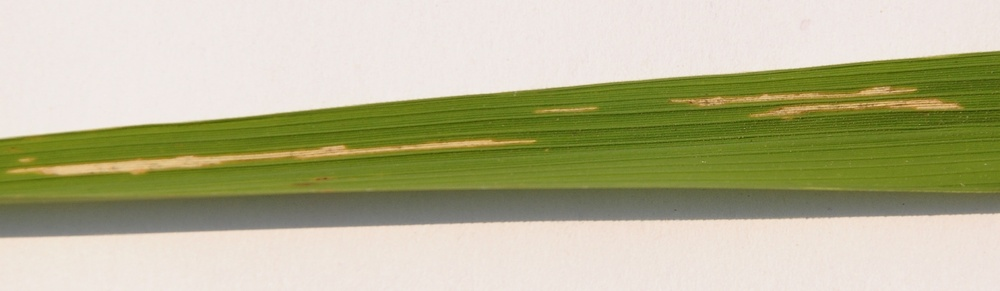
#> input picture Rice-Leaf-Disease-Identification/dataset_original/Bacterial Leaf Blast/DSC_0389.JPG, 1000 x 291 px, shrunk from 3081 x 897 before the run
$ python -i split_dataset.py   (imports and definitions only)
#> lines starting #> are read from the running program, lines starting #| are printed output that depends on the picture
import os
import shutil
import random
from tqdm import tqdm
from sklearn.model_selection import train_test_split
import numpy as np
from PIL import Image, ImageEnhance

# === CẤU HÌNH ===
DATASET_DIR = "dataset_original"          # Thư mục chứa dữ liệu gốc
OUTPUT_DIR = "dataset"                    # Thư mục đích sau khi chia
SPLIT_RATIOS = (0.7, 0.15, 0.15)          # train / val / test
MOVE_FILES = False                        # True: di chuyển, False: copy
# [2 lines not run here, left out]

# === KHỞI TẠO THƯ MỤC ===
train_dir = os.path.join(OUTPUT_DIR, "train")
val_dir = os.path.join(OUTPUT_DIR, "validation")
test_dir = os.path.join(OUTPUT_DIR, "test")

# [4 lines not run here, left out]

# === LẤY DANH SÁCH CLASS ===
classes = [c for c in os.listdir(DATASET_DIR) if os.path.isdir(os.path.join(DATASET_DIR, c))]
# [1 line not run here, left out]

# === ĐẾM SỐ ẢNH MỖI LỚP ===
class_counts = {}
# [4 lines not run here, left out]

# [1 line that did not run here, left out]
# [4 lines not run here, left out]

# === HÀM TĂNG CƯỜNG ẢNH NHẸ (AUGMENTATION) ===
def augment_image(img_path, output_path):
#> called with output_path = 'out.png'
    img = Image.open(img_path).convert("RGB")
#> img is the input picture: PIL image 1000x291 RGB; mean R, G, B 183, 181.4, 146.3

    # Random flip
    if random.random() < 0.5:
        img = img.transpose(Image.FLIP_LEFT_RIGHT)

    # Random brightness/contrast
    enhancer = ImageEnhance.Brightness(img)
    img = enhancer.enhance(random.uniform(0.8, 1.2))
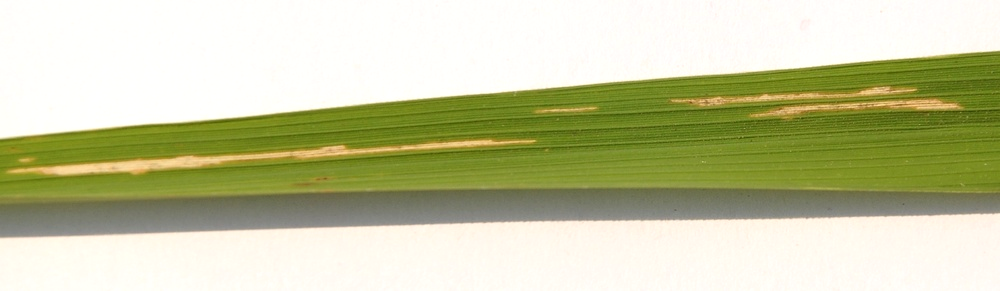
#> img: PIL image 1000x291 RGB; mean R, G, B 196.8, 199.2, 160.9
    enhancer = ImageEnhance.Contrast(img)
    img = enhancer.enhance(random.uniform(0.8, 1.2))

    img.save(output_path)

# === HÀM COPY/MOVE ===
def copy_or_move(src, dst):
    if MOVE_FILES:
        shutil.move(src, dst)
    else:
        shutil.copy2(src, dst)

# === XỬ LÝ TỪNG LỚP ===
# [38 lines not run here, left out]

# === THỐNG KÊ KẾT QUẢ ===
def count_images(directory):
    total = 0
    for cls in sorted(os.listdir(directory)):
        path = os.path.join(directory, cls)
        if os.path.isdir(path):
            n = len([f for f in os.listdir(path) if f.lower().endswith(('.jpg', '.jpeg', '.png'))])
            print(f"{os.path.basename(directory):<12} | {cls:<25}: {n:>5} ảnh")
            total += n
    print(f"Tổng cộng trong {os.path.basename(directory)}: {total} ảnh\n")

# [3 lines not run here, left out]

>>> result = augment_image('dataset_original/Bacterial Leaf Blast/DSC_0389.JPG', 'out.png')

$ run again, on Rice-Leaf-Disease-Identification/dataset_original/Bacterial leaf bright/aug_1474_augmented_image_189.jpg
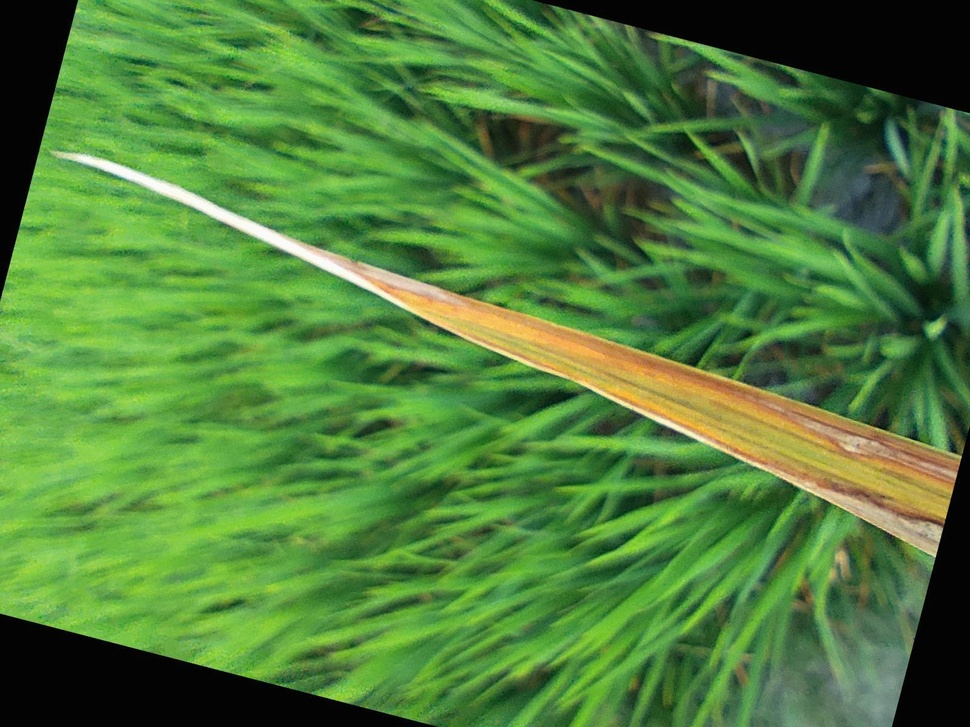
#> input picture Rice-Leaf-Disease-Identification/dataset_original/Bacterial leaf bright/aug_1474_augmented_image_189.jpg, 970 x 727 px, shrunk from 1600 x 1200 before the run
#> in augment_image, img is the input picture: PIL image 970x727 RGB; mean R, G, B 80.5, 128.1, 58.8
#> in augment_image, `img = enhancer.enhance(random.uniform(0.8, 1.2))`:
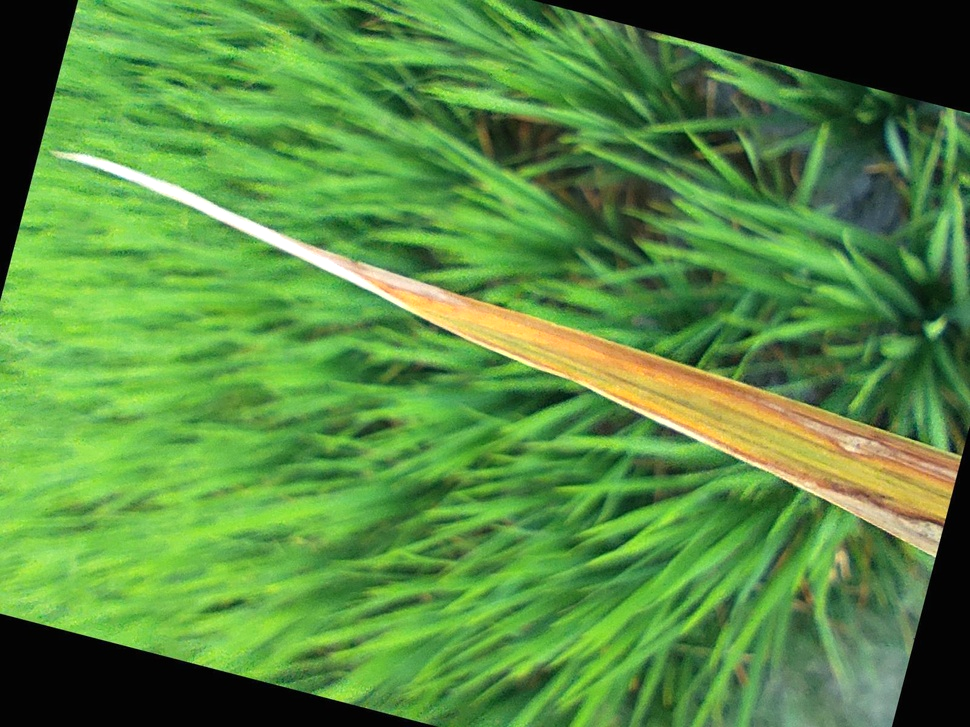
#> img: PIL image 970x727 RGB; mean R, G, B 88.1, 140.7, 64.4
